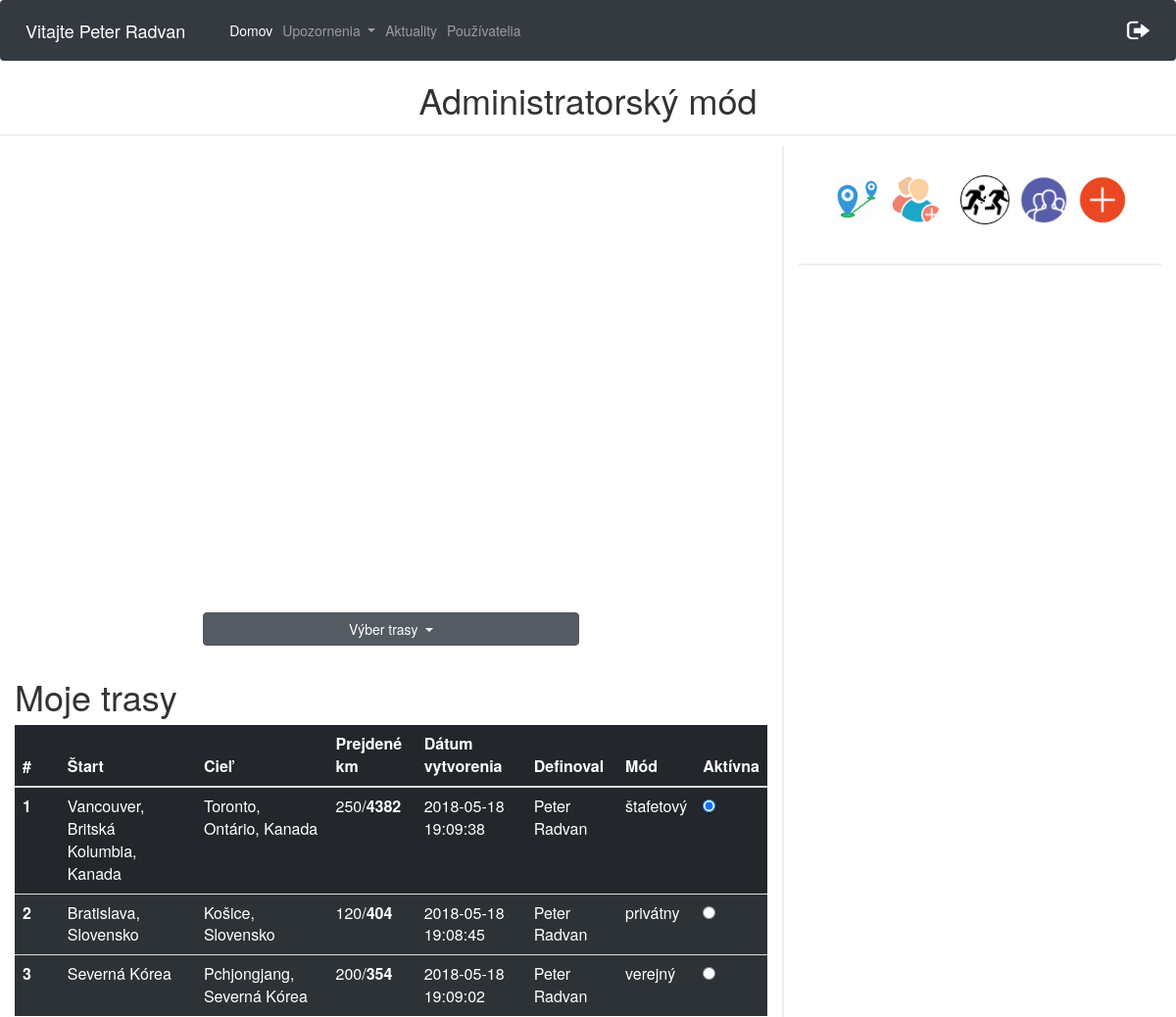
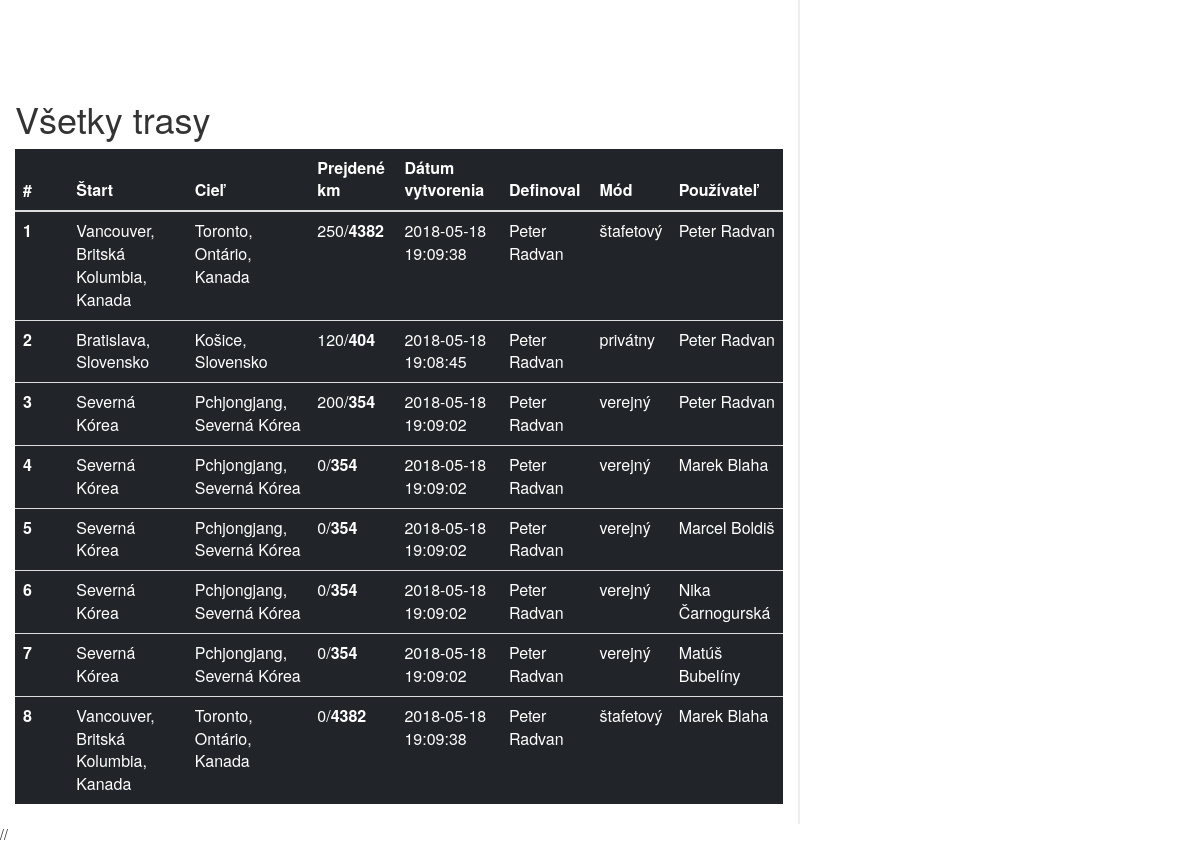
The app's page /cestyAdmin.php?lat1=0&lng1=0&lat2=0&lng2=0 (signed in), older data (2 pictures, top to bottom).
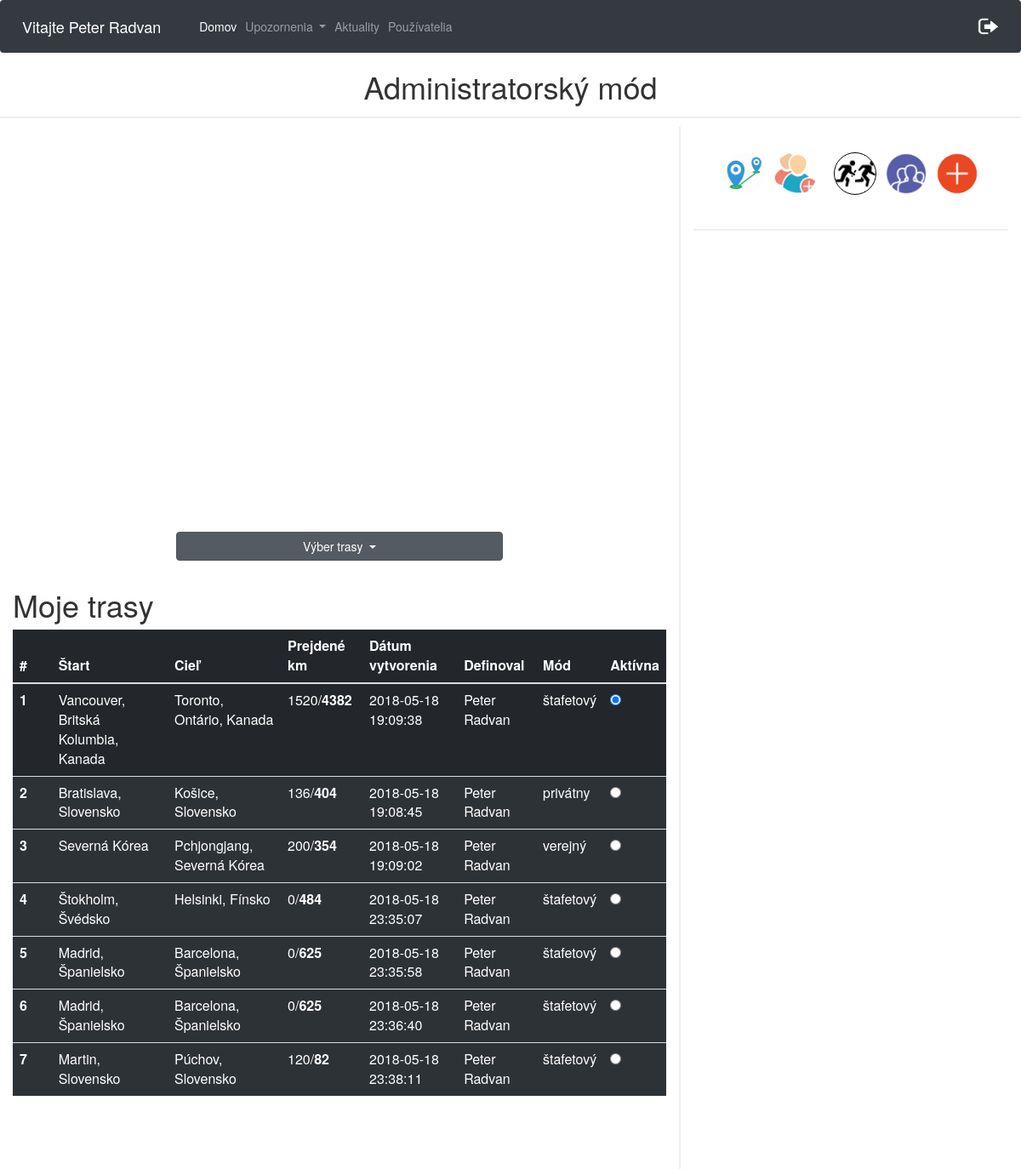
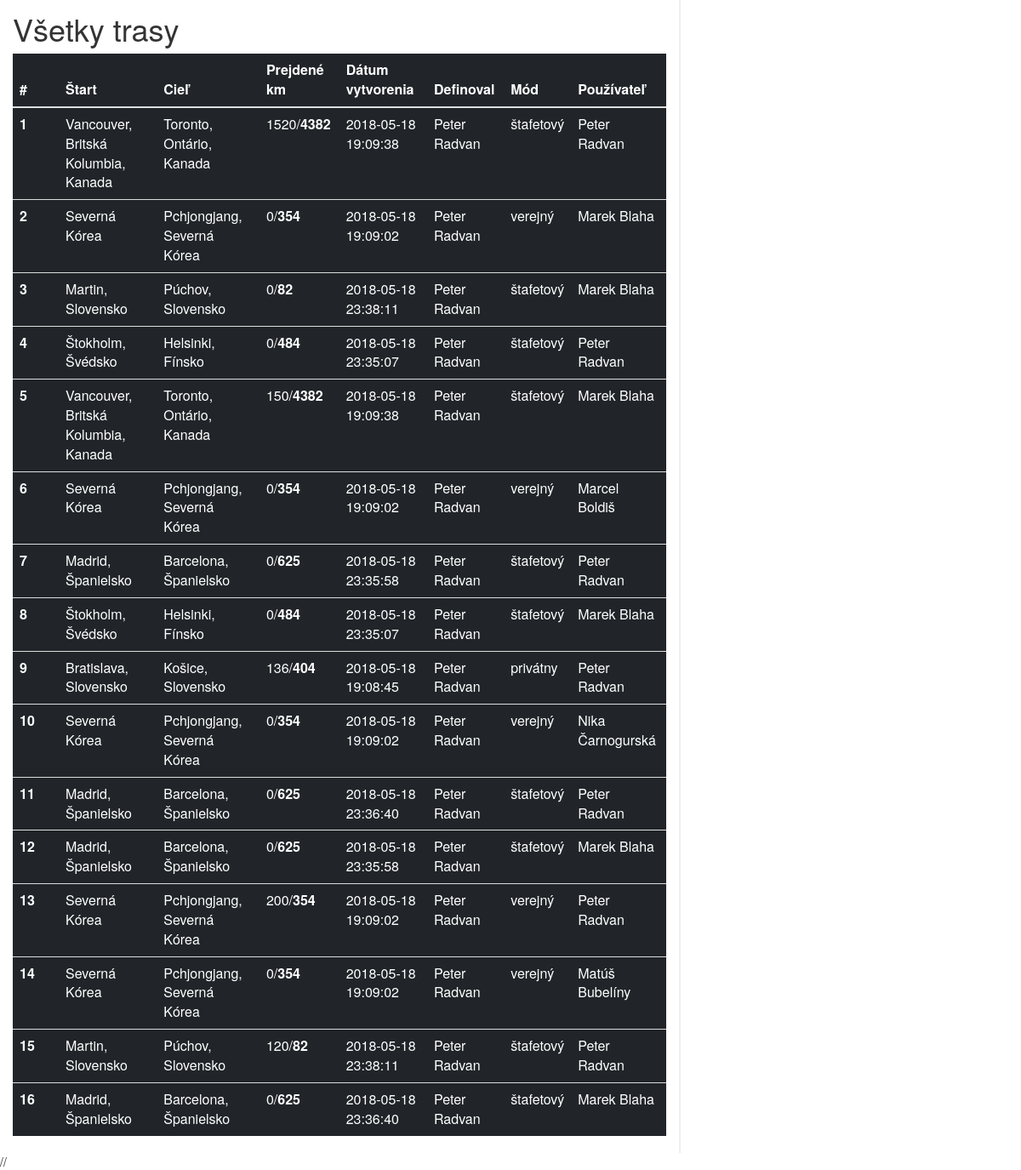
The same page, newer data (2 pictures, top to bottom).
### tables this page shows
CREATE TABLE `pouzivatelia` (
  `id` int(11) NOT NULL,
  `meno` varchar(20) NOT NULL,
  `priezvisko` varchar(20) NOT NULL,
  `email` varchar(40) NOT NULL,
  `heslo` varchar(60) NOT NULL,
  `stredna_skola` varchar(40) NOT NULL,
  `stredna_skola_adresa` varchar(60) NOT NULL,
  `ulica` varchar(40) NOT NULL,
  `psc` varchar(10) NOT NULL,
  `obec` varchar(40) NOT NULL,
  `rola` varchar(10) NOT NULL DEFAULT 'user',
  `odoberatel` tinyint(1) NOT NULL DEFAULT '0',
  `prve_prihlasenie` int(11) NOT NULL DEFAULT '0',
  `id_timu` int(11) DEFAULT NULL
);

CREATE TABLE `trasa_pouzivatel` (
  `id` int(11) NOT NULL,
  `id_pouzivatel` int(11) NOT NULL,
  `id_trasa` int(11) NOT NULL,
  `prejdene_km` int(11) NOT NULL,
  `aktivna_trasa` int(11) NOT NULL
);

CREATE TABLE `trasa` (
  `id` int(10) UNSIGNED NOT NULL,
  `start_nazov` varchar(50) NOT NULL,
  `start_lat` varchar(20) NOT NULL,
  `start_long` varchar(20) NOT NULL,
  `ciel_nazov` varchar(50) NOT NULL,
  `ciel_lat` varchar(20) NOT NULL,
  `ciel_long` varchar(20) NOT NULL,
  `celkove_km` double NOT NULL,
  `datum_vytvorenia` datetime NOT NULL,
  `mod_trasy` varchar(20) NOT NULL,
  `id_user` int(11) NOT NULL,
  `vytvoril` varchar(100) NOT NULL
);

### cestyAdmin.php (the view, shortened to what this page needs)
<html>
<head>
    <link rel="stylesheet" href="https://maxcdn.bootstrapcdn.com/bootstrap/4.0.0/css/bootstrap.min.css">
    <link rel="stylesheet" type="text/css" href="https://maxcdn.bootstrapcdn.com/bootstrap/3.3.7/css/bootstrap.min.css">
    <link rel="stylesheet" type="text/css" href="https://cdn.datatables.net/1.10.16/css/dataTables.bootstrap.min.css">
    <link rel="stylesheet" href="./css/cesty.css">
</head>
<body>
<nav class="navbar navbar-expand-lg  navbar-dark bg-dark">
        <span class="navbar-brand" >
            <?php
            $conn = new mysqli($servername, $username, $password, $dbname);
            $conn->set_charset("UTF8");
            $email= $_SESSION['email'];
            $query="SELECT meno, priezvisko from pouzivatelia WHERE email='$email'";
            $result = mysqli_query($conn,$query);
            while ($data = mysqli_fetch_array($result)){
                echo "Vitajte ".$data['meno']." ".$data['priezvisko'];
            }
            ?>
        </span>
    <div class="collapse navbar-collapse" id="navbarSupportedContent">
        <ul class="navbar-nav mr-auto">
            <li class="nav-item active">
                <a class="nav-link" href="cestyAdmin.php">Domov</a>
            </li>
            <li class="nav-item dropdown">
                <a class="nav-link dropdown-toggle" href="#" id="navbarDropdown" role="button" data-toggle="dropdown" aria-haspopup="true" aria-expanded="false">
                    Upozornenia
                </a>
            </li>
            <li class="nav-item">
                <a class="nav-link" href="aktuality.php">
                    Aktuality
                </a>
            </li>
            <li class="nav-item" id="registracia" style="display: none;">
                <a class="nav-link" href="registraciaPouzivatela.php">
                    Používatelia
                </a>
            </li>
        </ul>
        <ul class="nav navbar-nav navbar-right">
            <li><a href="aktuality.php?odhlasenie='1'"><img src="logOut.png" width="25px" height="20px"></a></li>
        </ul>
    </div>
</nav>
<h1 class="adminMode">Administratorský mód</h1>
<div class="row">
    <div class="col-8 leftCol">
        <div id="myMap" style="height: 400px; width: 70%"></div>
        <div class="dropdown show " id="trasyId">
            <a class="btn btn-secondary dropdown-toggle" href="#" role="button" id="dropdownMenuLink" data-toggle="dropdown" aria-haspopup="true" aria-expanded="false">
                Výber trasy
            </a>
            <?php
            $conn = new mysqli($servername, $username, $password, $dbname);
            $conn->set_charset("UTF8");
            $idU = $_SESSION['id'];
            $sql = "SELECT trasa.id as tid, pouzivatelia.id, trasa.start_nazov, trasa.ciel_nazov, trasa_pouzivatel.prejdene_km, trasa.celkove_km, trasa.datum_vytvorenia, trasa_pouzivatel.aktivna_trasa, trasa.mod_trasy, trasa.vytvoril
                    FROM trasa_pouzivatel
                    INNER JOIN trasa ON trasa.id = trasa_pouzivatel.id_trasa
                    INNER JOIN pouzivatelia on pouzivatelia.id = trasa_pouzivatel.id_pouzivatel
                    WHERE trasa_pouzivatel.id_pouzivatel = $idU ORDER BY aktivna_trasa DESC";
            ?>
        </div>
        <h1>Moje trasy</h1>
        <table class="table table-dark" id="privatneTrasy">
            <thead>
            <tr>
                <th scope="col">#</th>
                <th scope="col">Štart</th>
                <th scope="col">Cieľ</th>
                <th scope="col">Prejdené km</th>
                <th scope="col">Dátum vytvorenia</th>
                <th scope="col">Definoval</th>
                <th scope="col">Mód</th>
                <th scope="col">Aktívna</th>
            </tr>
            </thead>
            <tbody>
            <?php
            $i = 1;
            if ($result = $conn->query($sql)) {
                while ($row = $result->fetch_object()) {
                    echo "<tr>";
                    echo "<th scope='row'>$i <span class='spanId' >$row->id</span><span class='spanTid' >$row->tid</span></th>";
                    echo "<td>$row->start_nazov</td>";
                    echo "<td>$row->ciel_nazov</td>";
                    echo "<td>$row->prejdene_km/<b>".round($row->celkove_km)."</b></td>";
                    echo "<td>$row->datum_vytvorenia</td>";
                    echo "<td>$row->vytvoril</td>";
                    echo "<td>$row->mod_trasy</td>";
                    if($row->aktivna_trasa > 0){
                        echo "<td><input onclick='check($i)' class='radio' type='radio' checked> </td>";
                    }
                    else{
                        echo "<td><input onclick='check($i)' class='radio' type='radio' ></td>";
                    }
                    echo "</tr>";
                    $i++;
                }
            }
            ?>
            </tbody>
        </table>
        <h1 style="margin-top: 100px;">Všetky trasy</h1>
        <table class="table table-dark" id="vsetkyTrasy">
            <thead>
            <tr>
                <th scope="col">#</th>
                <th scope="col">Štart</th>
                <th scope="col">Cieľ</th>
                <th scope="col">Prejdené km</th>
                <th scope="col">Dátum vytvorenia</th>
                <th scope="col">Definoval</th>
                <th scope="col">Mód</th>
                <th scope="col">Používateľ</th>
            </tr>
            </thead>
            <tbody>
            <?php
            $sql = "SELECT trasa.id as tid, pouzivatelia.id, pouzivatelia.meno, pouzivatelia.priezvisko, trasa.start_nazov, trasa.ciel_nazov, trasa_pouzivatel.prejdene_km, trasa.celkove_km, trasa.datum_vytvorenia, trasa_pouzivatel.aktivna_trasa, trasa.mod_trasy, trasa.vytvoril
                    FROM trasa_pouzivatel
                    INNER JOIN trasa ON trasa.id = trasa_pouzivatel.id_trasa
                    INNER JOIN pouzivatelia on pouzivatelia.id = trasa_pouzivatel.id_pouzivatel
                    ORDER BY aktivna_trasa DESC";
            $i = 1;
            if ($result = $conn->query($sql)) {
                while ($row = $result->fetch_object()) {
                    echo "<tr>";
                    echo "<th scope='row'>$i <span class='spanId' >$row->id</span><span class='spanTid' >$row->tid</span></th>";
                    echo "<td>$row->start_nazov</td>";
                    echo "<td>$row->ciel_nazov</td>";
                    echo "<td>$row->prejdene_km/<b>".round($row->celkove_km)."</b></td>";
                    echo "<td>$row->datum_vytvorenia</td>";
                    echo "<td>$row->vytvoril</td>";
                    echo "<td>$row->mod_trasy</td>";
                    echo "<td>$row->meno $row->priezvisko</td>";
                    echo "</tr>";
                    $i++;
                }
            }
            ?>
            </tbody>
        </table>
    </div>
    <div class="col-4 rightCol">
        <img src="img/add.png"    id="privateBtn" class="addBtn" alt="add">
        <img src="img/public.png" id="publicBtn" class="addBtn" alt="add">
        <img src="img/relay.png"  id="relayBtn" class="addBtn" alt="add">
        <a href="stafetovyMod.php" > <img src="img/addpeople.png" id="addPeople" class="addBtn" alt="add"></a>
        <img src="img/distance.png" id="distanceBtn" class="addBtn" alt="add">
        <div class="progressDiv">
        </div>
    </div>
</div>
//<script src="https://cdnjs.cloudflare.com/ajax/libs/progressbar.js/1.0.1/progressbar.min.js"></script>
</body>
</html>

### css/cesty.css (style rules this page uses)
.leftCol { border-right: 2px solid #eee !important; }
.row { box-sizing: border-box !important; margin:0; }
#myMap { margin: 5% auto; }
#dropdownMenuLink { width:100% !important; margin-bottom:3% !important; }
#trasyId { margin: 0 auto; width:50% !important; }
.addBtn { position: absolute; top:30px; right:50px; width: 50px; height:50px; transition: all 0.3s linear; border-radius: 50%; }
.addBtn:nth-child(2) { right:110px; }
.addBtn:nth-child(3) { right:170px; border-radius: 50%; border: 1px solid black; }
#distanceBtn { left:50px; }
.addBtn:nth-child(5) { left:50px; background: #fff; border-radius: 50%; }
#addPeople { left:110px; }
#privatneTrasy tr { background: rgba(50,56,62,0.7); }
#privatneTrasy tr:first-child { background: rgba(50,56,62,0.1); }
.adminMode { text-align: center; border-bottom:2px solid #eeeeee; padding-bottom: 15px; }
.progressDiv { border-top: 2px solid #eee; margin-top: 120px; }

Row changes from the older to the newer data that the page shows:
changed trasa_pouzivatel (number 1 of 16 on the later page): prejdene_km "250" → "1520"
changed trasa_pouzivatel "Bratislava, Slovensko": prejdene_km "120" → "136"
added trasa_pouzivatel: id_trasa.start_nazov "Štokholm, Švédsko", id_trasa.ciel_nazov "Helsinki, Fínsko", prejdene_km "0", id_trasa.celkove_km "484", id_trasa.datum_vytvorenia "2018-05-18 23:35:07", id_trasa.vytvoril "Peter Radvan", id_trasa.mod_trasy "štafetový", pouzivatelia.meno "Peter", pouzivatelia.priezvisko "Radvan"
added trasa_pouzivatel: id_trasa.start_nazov "Madrid, Španielsko", id_trasa.ciel_nazov "Barcelona, Španielsko", prejdene_km "0", id_trasa.celkove_km "625", id_trasa.datum_vytvorenia "2018-05-18 23:35:58", id_trasa.vytvoril "Peter Radvan", id_trasa.mod_trasy "štafetový", pouzivatelia.meno "Peter", pouzivatelia.priezvisko "Radvan"
added trasa_pouzivatel: id_trasa.start_nazov "Madrid, Španielsko", id_trasa.ciel_nazov "Barcelona, Španielsko", prejdene_km "0", id_trasa.celkove_km "625", id_trasa.datum_vytvorenia "2018-05-18 23:36:40", id_trasa.vytvoril "Peter Radvan", id_trasa.mod_trasy "štafetový", pouzivatelia.meno "Peter", pouzivatelia.priezvisko "Radvan"
added trasa_pouzivatel: id_trasa.start_nazov "Martin, Slovensko", id_trasa.ciel_nazov "Púchov, Slovensko", prejdene_km "120", id_trasa.celkove_km "82", id_trasa.datum_vytvorenia "2018-05-18 23:38:11", id_trasa.vytvoril "Peter Radvan", id_trasa.mod_trasy "štafetový", pouzivatelia.meno "Peter", pouzivatelia.priezvisko "Radvan"
shown differently, row unchanged: trasa_pouzivatel (number 8 of 16 on the later page): moves up the list
added trasa_pouzivatel: id_trasa.start_nazov "Martin, Slovensko", id_trasa.ciel_nazov "Púchov, Slovensko", prejdene_km "0", id_trasa.celkove_km "82", id_trasa.datum_vytvorenia "2018-05-18 23:38:11", id_trasa.vytvoril "Peter Radvan", id_trasa.mod_trasy "štafetový", pouzivatelia.meno "Marek", pouzivatelia.priezvisko "Blaha", shown under "Všetky trasy"
changed trasa_pouzivatel (number 10 of 16 on the later page): prejdene_km "0" → "150"; moves up the list
shown differently, row unchanged: trasa_pouzivatel "Marcel": moves up the list
added trasa_pouzivatel: id_trasa.start_nazov "Štokholm, Švédsko", id_trasa.ciel_nazov "Helsinki, Fínsko", prejdene_km "0", id_trasa.celkove_km "484", id_trasa.datum_vytvorenia "2018-05-18 23:35:07", id_trasa.vytvoril "Peter Radvan", id_trasa.mod_trasy "štafetový", pouzivatelia.meno "Marek", pouzivatelia.priezvisko "Blaha", shown under "Všetky trasy"
shown differently, row unchanged: trasa_pouzivatel "Nika": moves down the list
added trasa_pouzivatel: id_trasa.start_nazov "Madrid, Španielsko", id_trasa.ciel_nazov "Barcelona, Španielsko", prejdene_km "0", id_trasa.celkove_km "625", id_trasa.datum_vytvorenia "2018-05-18 23:35:58", id_trasa.vytvoril "Peter Radvan", id_trasa.mod_trasy "štafetový", pouzivatelia.meno "Marek", pouzivatelia.priezvisko "Blaha", shown under "Všetky trasy"
added trasa_pouzivatel: id_trasa.start_nazov "Madrid, Španielsko", id_trasa.ciel_nazov "Barcelona, Španielsko", prejdene_km "0", id_trasa.celkove_km "625", id_trasa.datum_vytvorenia "2018-05-18 23:36:40", id_trasa.vytvoril "Peter Radvan", id_trasa.mod_trasy "štafetový", pouzivatelia.meno "Marek", pouzivatelia.priezvisko "Blaha", shown under "Všetky trasy"
